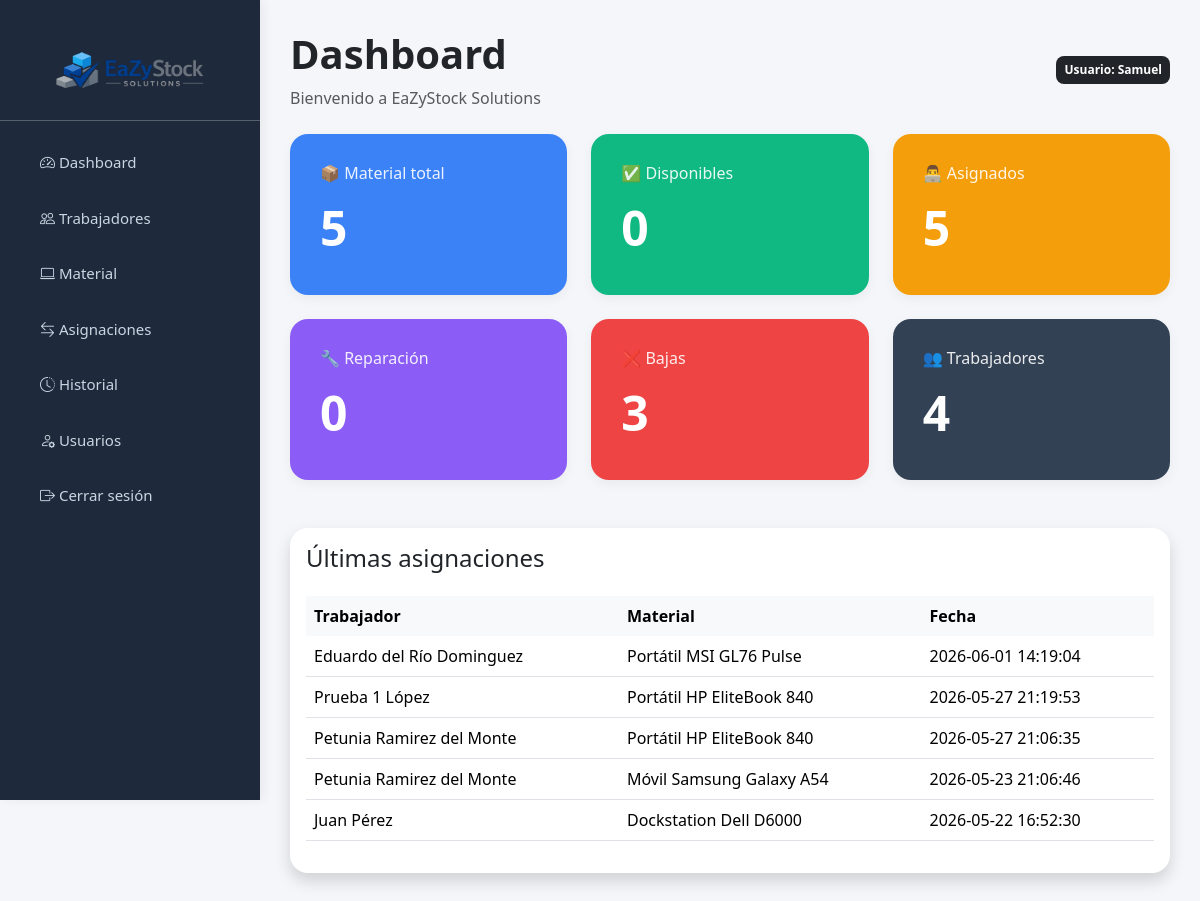
Page /dashboard.php (signed in) on the committed database.
### tables this page shows
CREATE TABLE `asignaciones` (
  `id` int(11) NOT NULL,
  `trabajador_id` int(11) NOT NULL,
  `material_id` int(11) NOT NULL,
  `usuario_id` int(11) DEFAULT NULL,
  `fecha_asignacion` datetime DEFAULT current_timestamp(),
  `fecha_devolucion` datetime DEFAULT NULL,
  `ciudad` varchar(100) DEFAULT NULL,
  `comentario` text DEFAULT NULL
);

CREATE TABLE `trabajadores` (
  `id` int(11) NOT NULL,
  `nombre` varchar(100) NOT NULL,
  `apellidos` varchar(150) NOT NULL,
  `correo` varchar(150) DEFAULT NULL,
  `telefono` varchar(50) DEFAULT NULL,
  `departamento` varchar(100) DEFAULT NULL,
  `ciudad` varchar(100) DEFAULT NULL,
  `activo` tinyint(1) DEFAULT 1
);

CREATE TABLE `material` (
  `id` int(11) NOT NULL,
  `tipo` enum('Portátil','Sobremesa','Monitor','Móvil','Dockstation','Tablet','Surface') NOT NULL,
  `marca` varchar(100) DEFAULT NULL,
  `modelo` varchar(100) DEFAULT NULL,
  `numero_serie` varchar(150) NOT NULL,
  `estado` enum('Disponible','Asignado','Reparación','Baja') DEFAULT 'Disponible',
  `ubicacion` varchar(100) DEFAULT 'Almacén IT',
  `fecha_compra` date DEFAULT NULL,
  `fecha_garantia` date DEFAULT NULL,
  `activo` tinyint(1) DEFAULT 1
);

### dashboard.php (the view, shortened to what this page needs)
<?php
include 'config/conexion.php';
include 'includes/header.php';
include 'includes/sidebar.php';
$total_material = $conn->query("
SELECT COUNT(*) AS total
FROM material
WHERE activo = 1
")->fetch_assoc();
$disponibles = $conn->query("
SELECT COUNT(*) AS total
FROM material
WHERE estado = 'Disponible'
AND activo = 1
")->fetch_assoc();
$asignados = $conn->query("
SELECT COUNT(*) AS total
FROM material
WHERE estado = 'Asignado'
AND activo = 1
")->fetch_assoc();
$reparacion = $conn->query("
SELECT COUNT(*) AS total
FROM material
WHERE estado = 'Reparación'
AND activo = 1
")->fetch_assoc();
$bajas = $conn->query("
SELECT COUNT(*) AS total
FROM material
WHERE estado = 'Baja'
")->fetch_assoc();
$trabajadores = $conn->query("
SELECT COUNT(*) AS total
FROM trabajadores
WHERE activo = 1
")->fetch_assoc();
?>
<div class="main-content">
    <div class="d-flex justify-content-between align-items-center mb-4">
        <div>
            <h1 class="fw-bold">
                Dashboard
            </h1>
            <p class="text-muted mb-0">
                Bienvenido a EaZyStock Solutions
            </p>
        </div>
        <div>
            <span class="badge bg-dark p-2">
                Usuario:
                <?php echo $_SESSION['nombre']; ?>
            </span>
        </div>
    </div>
    <div class="row g-4">
        <div class="col-md-4">
            <div class="card card-dashboard card-total">
                <div class="card-body">
                    <h5 class="mb-3">
                        📦 Material total
                    </h5>
                    <h1>
                        <?php echo $total_material['total']; ?>
                    </h1>
                </div>
            </div>
        </div>
        <div class="col-md-4">
        <div class="card card-dashboard card-disponible">
                <div class="card-body">
                    <h5 class="mb-3">
                        ✅ Disponibles
                    </h5>
                    <h1>
                        <?php echo $disponibles['total']; ?>
                    </h1>
                </div>
            </div>
        </div>
        <div class="col-md-4">
            <div class="card card-dashboard card-asignado">
                <div class="card-body">
                    <h5 class="mb-3">
                        👨‍💻 Asignados
                    </h5>
                    <h1>
                        <?php echo $asignados['total']; ?>
                    </h1>
                </div>
            </div>
        </div>
        <div class="col-md-4">
        <div class="card card-dashboard card-reparacion">
                <div class="card-body">
                    <h5 class="mb-3">
                        🔧 Reparación
                    </h5>
                    <h1>
                        <?php echo $reparacion['total']; ?>
                    </h1>
                </div>
            </div>
        </div>
        <div class="col-md-4">
            <div class="card card-dashboard card-baja">
                <div class="card-body">
                    <h5 class="mb-3">
                        ❌ Bajas
                    </h5>
                    <h1>
                        <?php echo $bajas['total']; ?>
                    </h1>
                </div>
            </div>
        </div>
        <div class="col-md-4">
        <div class="card card-dashboard card-trabajadores">
                <div class="card-body">
                    <h5 class="mb-3">
                        👥 Trabajadores
                    </h5>
                    <h1>
                        <?php echo $trabajadores['total']; ?>
                    </h1>
                </div>
            </div>
        </div>
    </div>
    <div class="card shadow mt-5">
        <div class="card-body">
            <h4 class="mb-4">
                Últimas asignaciones
            </h4>
            <?php
            $ultimas = $conn->query("
            SELECT
            a.fecha_asignacion,
            t.nombre,
            t.apellidos,
            m.tipo,
            m.marca,
            m.modelo
            FROM asignaciones a
            INNER JOIN trabajadores t
            ON a.trabajador_id = t.id
            INNER JOIN material m
            ON a.material_id = m.id
            ORDER BY a.id DESC
            LIMIT 5
            ");
            ?>
            <table class="table table-hover">
                <thead class="table-light">
                    <tr>
                        <th>Trabajador</th>
                        <th>Material</th>
                        <th>Fecha</th>
                    </tr>
                </thead>
                <tbody>
                    <?php while($fila = $ultimas->fetch_assoc()) { ?>
                        <tr>
                            <td>
                                <?php
                                echo $fila['nombre']
                                . " "
                                . $fila['apellidos'];
                                ?>
                            </td>
                            <td>
                                <?php
                                echo $fila['tipo']
                                . " "
                                . $fila['marca']
                                . " "
                                . $fila['modelo'];
                                ?>
                            </td>
                            <td>
                                <?php echo $fila['fecha_asignacion']; ?>
                            </td>
                        </tr>
                    <?php } ?>
                </tbody>
            </table>
        </div>
    </div>
</div>
<?php include 'includes/footer.php'; ?>

### assets/css/estilos.css (style rules this page uses)
body { background-color: #f4f6f9; font-family: 'Segoe UI', Tahoma, Geneva, Verdana, sans-serif; }
.main-content { margin-left: 260px; padding: 30px; }
.card-dashboard { border: none; border-radius: 18px; transition: 0.3s; overflow: hidden; box-shadow: 0 4px 12px rgba(0,0,0,0.06); }
.card-dashboard .card-body { padding: 30px; }
.card-dashboard h5 { font-size: 16px; opacity: 0.9; }
.card-dashboard h1 { font-size: 3rem; font-weight: bold; }
.table { vertical-align: middle; }
.table thead { background: #1e293b; color: white; }
.table thead th { border: none; }
.table tbody tr { transition: 0.2s; }
.card { border: none; border-radius: 18px; box-shadow: 0 4px 12px rgba(0,0,0,0.05); }
.badge { padding: 8px 10px; border-radius: 8px; }
.card-total { background: #3b82f6; color: white; }
.card-disponible { background: #10b981; color: white; }
.card-asignado { background: #f59e0b; color: white; }
.card-reparacion { background: #8b5cf6; color: white; }
.card-baja { background: #ef4444; color: white; }
.card-trabajadores { background: #334155; color: white; }

### rows in the picture
asignaciones: trabajador.nombre "Eduardo", trabajador.apellidos "del Río Dominguez", material.tipo "Portátil", material.marca "MSI", material.modelo "GL76 Pulse", fecha_asignacion "2026-06-01 14:19:04"
asignaciones: trabajador.nombre "Prueba 1", trabajador.apellidos "López", material.tipo "Portátil", material.marca "HP", material.modelo "EliteBook 840", fecha_asignacion "2026-05-27 21:19:53"
asignaciones: trabajador.nombre "Petunia", trabajador.apellidos "Ramirez del Monte", material.tipo "Portátil", material.marca "HP", material.modelo "EliteBook 840", fecha_asignacion "2026-05-27 21:06:35"
asignaciones: trabajador.nombre "Petunia", trabajador.apellidos "Ramirez del Monte", material.tipo "Móvil", material.marca "Samsung", material.modelo "Galaxy A54", fecha_asignacion "2026-05-23 21:06:46"
asignaciones: trabajador.nombre "Juan", trabajador.apellidos "Pérez", material.tipo "Dockstation", material.marca "Dell", material.modelo "D6000", fecha_asignacion "2026-05-22 16:52:30"

### other values in the picture
$_SESSION['nombre'] "Samuel"
$total_material['total'] "5"
$disponibles['total'] "0"
$asignados['total'] "5"
$reparacion['total'] "0"
$bajas['total'] "3"
$trabajadores['total'] "4"
